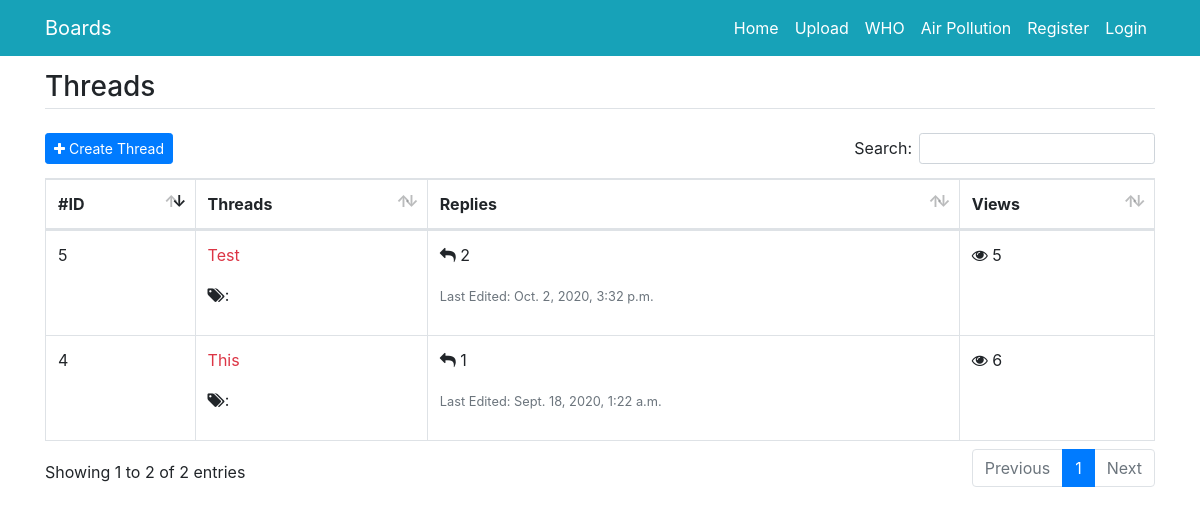
The page / on the database its author committed.
### forum/models.py (models this page shows, shortened)
class ForumThread(models.Model):
    user_id=models.ForeignKey(User,on_delete=models.CASCADE)
    title=models.CharField(max_length=300)
    description=models.TextField()
    tags=models.CharField(max_length=200,default=None)
    views=models.CharField(max_length=100,default=0)
    add_time=models.DateTimeField(auto_now_add=True,null=True)
    def tag_as_list(self):
        return self.tags.split(',')

### forum/views.py (the view)
# urls.py: path('',views.home,name='home'),
def home(request):
    threads=ForumThread.objects.annotate(replies=Count('threadreply'))
    return render(request,'home.html',{'threads':threads})

### forum/templates/home.html (shortened to what this page needs)
{% extends 'layout.html' %}
{% load static %}
{% block content %}
<div class="row">
    <div class="col-12">
        <h3 class="border-bottom mb-4 pb-1">Threads</h3>
        <div class="table-responsive">
            <table class="table table-bordered table-hover" id="dataTable">
                <thead>
                    <tr>
                        <th>#ID</th>
                        <th>Threads</th>
                        <th>Replies</th>
                        <th>Views</th>
                    </tr>
                </thead>
                <tbody>
                    {% for thread in threads %}
                    <tr>
                        <td>{{thread.id}}</td>
                        <td>
                            <p><a href="/thread/{{thread.id}}" class="text-danger">{{thread.title}}</a></p>
                            <p><i class="fa fa-tags"></i>:
                            </p>
                        </td>
                        <td>
                            <p><i class="fa fa-reply"></i> {{thread.replies}}</p>
                            <small class="text-muted">Last Edited: {{thread.add_time}}</small>
                        </td>
                        <td><i class="fa fa-eye"></i> {{thread.views}}</td>
                    </tr>
                    {% endfor %}
                </tbody>
            </table>
        </div>
    </div>
</div>
<link rel="stylesheet" type="text/css" href="{% static 'DataTables-1.10.18/css/dataTables.bootstrap4.min.css' %}">
{% endblock %}

### rows shown on the page
ForumThread: id "4", title "This", replies "1", add_time "Sept. 18, 2020, 1:22 a.m.", views "6"
ForumThread: id "5", title "Test", replies "2", add_time "Oct. 2, 2020, 3:32 p.m.", views "5"
